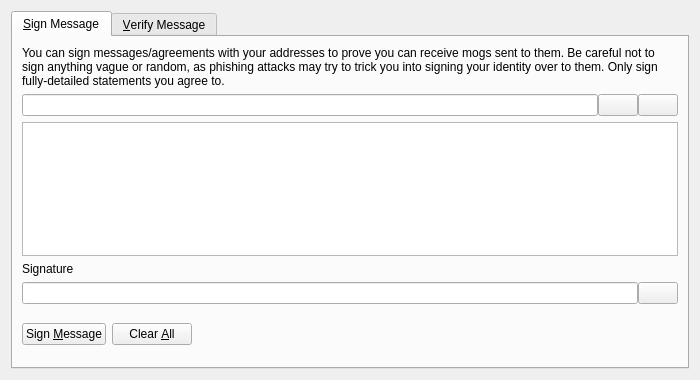
<?xml version="1.0" encoding="UTF-8"?>
<ui version="4.0">
 <class>SignVerifyMessageDialog</class>
 <widget class="QDialog" name="SignVerifyMessageDialog">
  <property name="geometry">
   <rect>
    <x>0</x>
    <y>0</y>
    <width>700</width>
    <height>380</height>
   </rect>
  </property>
  <property name="windowTitle">
   <string>Signatures - Sign / Verify a Message</string>
  </property>
  <property name="modal">
   <bool>true</bool>
  </property>
  <layout class="QVBoxLayout" name="verticalLayout">
   <item>
    <widget class="QTabWidget" name="tabWidget">
     <property name="currentIndex">
      <number>0</number>
     </property>
     <widget class="QWidget" name="tabSignMessage">
      <attribute name="title">
       <string>&amp;Sign Message</string>
      </attribute>
      <layout class="QVBoxLayout" name="verticalLayout_SM">
       <item>
        <widget class="QLabel" name="infoLabel_SM">
         <property name="text">
          <string>You can sign messages/agreements with your addresses to prove you can receive mogs sent to them. Be careful not to sign anything vague or random, as phishing attacks may try to trick you into signing your identity over to them. Only sign fully-detailed statements you agree to.</string>
         </property>
         <property name="textFormat">
          <enum>Qt::PlainText</enum>
         </property>
         <property name="wordWrap">
          <bool>true</bool>
         </property>
        </widget>
       </item>
       <item>
        <layout class="QHBoxLayout" name="horizontalLayout_1_SM">
         <property name="spacing">
          <number>0</number>
         </property>
         <item>
          <widget class="QValidatedLineEdit" name="addressIn_SM">
           <property name="toolTip">
            <string>The MOG address to sign the message with</string>
           </property>
          </widget>
         </item>
         <item>
          <widget class="QPushButton" name="addressBookButton_SM">
           <property name="toolTip">
            <string>Choose previously used address</string>
           </property>
           <property name="text">
            <string/>
           </property>
           <property name="icon">
            <iconset resource="../mog.qrc">
             <normaloff>:/icons/address-book</normaloff>:/icons/address-book</iconset>
           </property>
           <property name="shortcut">
            <string>Alt+A</string>
           </property>
           <property name="autoDefault">
            <bool>false</bool>
           </property>
          </widget>
         </item>
         <item>
          <widget class="QPushButton" name="pasteButton_SM">
           <property name="toolTip">
            <string>Paste address from clipboard</string>
           </property>
           <property name="text">
            <string/>
           </property>
           <property name="icon">
            <iconset resource="../mog.qrc">
             <normaloff>:/icons/editpaste</normaloff>:/icons/editpaste</iconset>
           </property>
           <property name="shortcut">
            <string>Alt+P</string>
           </property>
           <property name="autoDefault">
            <bool>false</bool>
           </property>
          </widget>
         </item>
        </layout>
       </item>
       <item>
        <widget class="QPlainTextEdit" name="messageIn_SM">
         <property name="toolTip">
          <string>Enter the message you want to sign here</string>
         </property>
        </widget>
       </item>
       <item>
        <widget class="QLabel" name="signatureLabel_SM">
         <property name="text">
          <string>Signature</string>
         </property>
         <property name="textFormat">
          <enum>Qt::PlainText</enum>
         </property>
        </widget>
       </item>
       <item>
        <layout class="QHBoxLayout" name="horizontalLayout_2_SM">
         <property name="spacing">
          <number>0</number>
         </property>
         <item>
          <widget class="QLineEdit" name="signatureOut_SM">
           <property name="font">
            <font>
             <italic>true</italic>
            </font>
           </property>
           <property name="readOnly">
            <bool>true</bool>
           </property>
          </widget>
         </item>
         <item>
          <widget class="QPushButton" name="copySignatureButton_SM">
           <property name="toolTip">
            <string>Copy the current signature to the system clipboard</string>
           </property>
           <property name="text">
            <string/>
           </property>
           <property name="icon">
            <iconset resource="../mog.qrc">
             <normaloff>:/icons/editcopy</normaloff>:/icons/editcopy</iconset>
           </property>
           <property name="autoDefault">
            <bool>false</bool>
           </property>
          </widget>
         </item>
        </layout>
       </item>
       <item>
        <layout class="QHBoxLayout" name="horizontalLayout_3_SM">
         <item>
          <widget class="QPushButton" name="signMessageButton_SM">
           <property name="toolTip">
            <string>Sign the message to prove you own this MOG address</string>
           </property>
           <property name="text">
            <string>Sign &amp;Message</string>
           </property>
           <property name="icon">
            <iconset resource="../raven.qrc">
             <normaloff>:/icons/edit</normaloff>:/icons/edit</iconset>
           </property>
           <property name="autoDefault">
            <bool>false</bool>
           </property>
          </widget>
         </item>
         <item>
          <widget class="QPushButton" name="clearButton_SM">
           <property name="toolTip">
            <string>Reset all sign message fields</string>
           </property>
           <property name="text">
            <string>Clear &amp;All</string>
           </property>
           <property name="icon">
            <iconset resource="../raven.qrc">
             <normaloff>:/icons/remove</normaloff>:/icons/remove</iconset>
           </property>
           <property name="autoDefault">
            <bool>false</bool>
           </property>
          </widget>
         </item>
         <item>
          <spacer name="horizontalSpacer_1_SM">
           <property name="orientation">
            <enum>Qt::Horizontal</enum>
           </property>
           <property name="sizeHint" stdset="0">
            <size>
             <width>40</width>
             <height>48</height>
            </size>
           </property>
          </spacer>
         </item>
         <item>
          <widget class="QLabel" name="statusLabel_SM">
           <property name="font">
            <font>
             <weight>75</weight>
             <bold>true</bold>
            </font>
           </property>
           <property name="text">
            <string/>
           </property>
           <property name="wordWrap">
            <bool>true</bool>
           </property>
          </widget>
         </item>
         <item>
          <spacer name="horizontalSpacer_2_SM">
           <property name="orientation">
            <enum>Qt::Horizontal</enum>
           </property>
           <property name="sizeHint" stdset="0">
            <size>
             <width>40</width>
             <height>48</height>
            </size>
           </property>
          </spacer>
         </item>
        </layout>
       </item>
      </layout>
     </widget>
     <widget class="QWidget" name="tabVerifyMessage">
      <attribute name="title">
       <string>&amp;Verify Message</string>
      </attribute>
      <layout class="QVBoxLayout" name="verticalLayout_VM">
       <item>
        <widget class="QLabel" name="infoLabel_VM">
         <property name="text">
          <string>Enter the receiver's address, message (ensure you copy line breaks, spaces, tabs, etc. exactly) and signature below to verify the message. Be careful not to read more into the signature than what is in the signed message itself, to avoid being tricked by a man-in-the-middle attack. Note that this only proves the signing party receives with the address, it cannot prove sendership of any transaction!</string>
         </property>
         <property name="textFormat">
          <enum>Qt::PlainText</enum>
         </property>
         <property name="alignment">
          <set>Qt::AlignLeading|Qt::AlignLeft|Qt::AlignTop</set>
         </property>
         <property name="wordWrap">
          <bool>true</bool>
         </property>
        </widget>
       </item>
       <item>
        <layout class="QHBoxLayout" name="horizontalLayout_1_VM">
         <property name="spacing">
          <number>0</number>
         </property>
         <item>
          <widget class="QValidatedLineEdit" name="addressIn_VM">
           <property name="toolTip">
            <string>The MOG address the message was signed with</string>
           </property>
          </widget>
         </item>
         <item>
          <widget class="QPushButton" name="addressBookButton_VM">
           <property name="toolTip">
            <string>Choose previously used address</string>
           </property>
           <property name="text">
            <string/>
           </property>
           <property name="icon">
            <iconset resource="../mog.qrc">
             <normaloff>:/icons/address-book</normaloff>:/icons/address-book</iconset>
           </property>
           <property name="shortcut">
            <string>Alt+A</string>
           </property>
           <property name="autoDefault">
            <bool>false</bool>
           </property>
          </widget>
         </item>
        </layout>
       </item>
       <item>
        <widget class="QPlainTextEdit" name="messageIn_VM"/>
       </item>
       <item>
        <widget class="QValidatedLineEdit" name="signatureIn_VM"/>
       </item>
       <item>
        <layout class="QHBoxLayout" name="horizontalLayout_2_VM">
         <item>
          <widget class="QPushButton" name="verifyMessageButton_VM">
           <property name="toolTip">
            <string>Verify the message to ensure it was signed with the specified MOG address</string>
           </property>
           <property name="text">
            <string>Verify &amp;Message</string>
           </property>
           <property name="icon">
            <iconset resource="../raven.qrc">
             <normaloff>:/icons/transaction_0</normaloff>:/icons/transaction_0</iconset>
           </property>
           <property name="autoDefault">
            <bool>false</bool>
           </property>
          </widget>
         </item>
         <item>
          <widget class="QPushButton" name="clearButton_VM">
           <property name="toolTip">
            <string>Reset all verify message fields</string>
           </property>
           <property name="text">
            <string>Clear &amp;All</string>
           </property>
           <property name="icon">
            <iconset resource="../raven.qrc">
             <normaloff>:/icons/remove</normaloff>:/icons/remove</iconset>
           </property>
           <property name="autoDefault">
            <bool>false</bool>
           </property>
          </widget>
         </item>
         <item>
          <spacer name="horizontalSpacer_1_VM">
           <property name="orientation">
            <enum>Qt::Horizontal</enum>
           </property>
           <property name="sizeHint" stdset="0">
            <size>
             <width>40</width>
             <height>48</height>
            </size>
           </property>
          </spacer>
         </item>
         <item>
          <widget class="QLabel" name="statusLabel_VM">
           <property name="font">
            <font>
             <weight>75</weight>
             <bold>true</bold>
            </font>
           </property>
           <property name="text">
            <string/>
           </property>
           <property name="wordWrap">
            <bool>true</bool>
           </property>
          </widget>
         </item>
         <item>
          <spacer name="horizontalSpacer_2_VM">
           <property name="orientation">
            <enum>Qt::Horizontal</enum>
           </property>
           <property name="sizeHint" stdset="0">
            <size>
             <width>40</width>
             <height>48</height>
            </size>
           </property>
          </spacer>
         </item>
        </layout>
       </item>
      </layout>
     </widget>
    </widget>
   </item>
  </layout>
 </widget>
 <customwidgets>
  <customwidget>
   <class>QValidatedLineEdit</class>
   <extends>QLineEdit</extends>
   <header>qvalidatedlineedit.h</header>
  </customwidget>
 </customwidgets>
 <resources>
  <include location="../raven.qrc"/>
 </resources>
 <connections/>
</ui>
